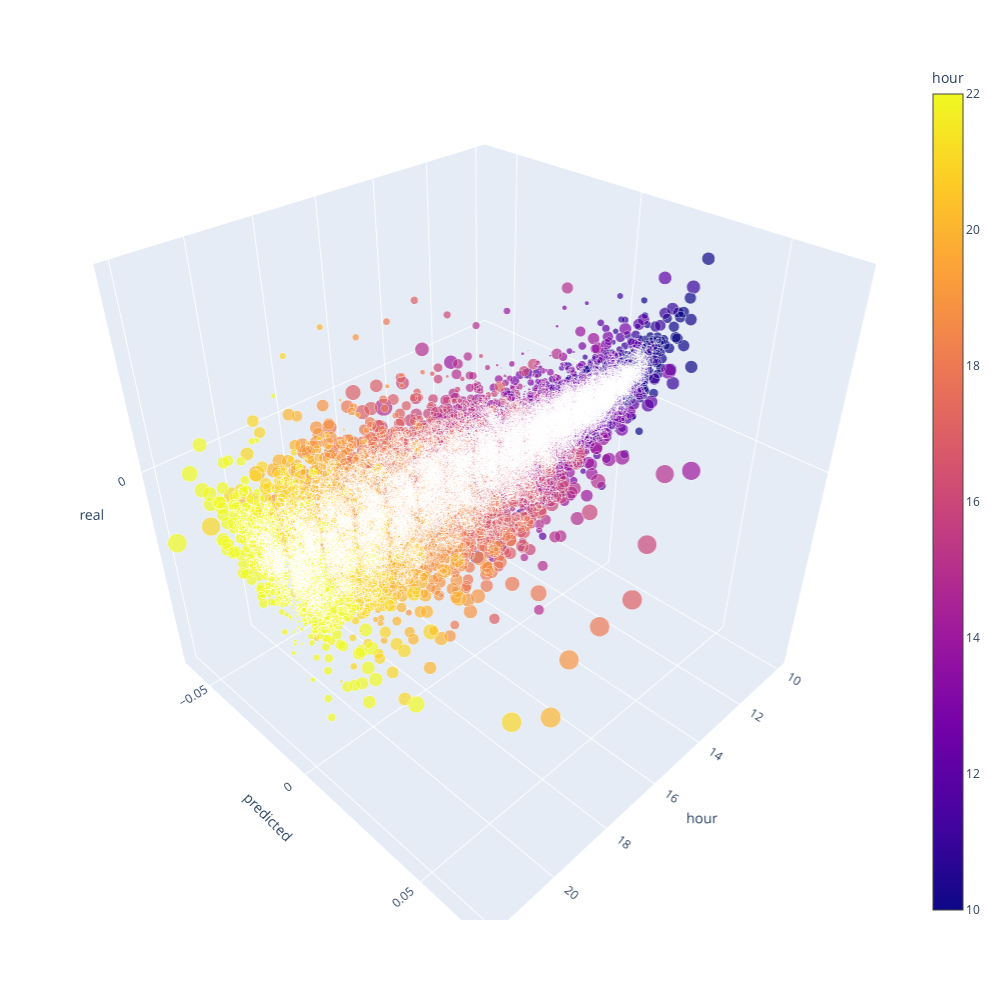

Notebook cell for this chart:
### Markdown cell above
## 3D joinplots for actual and forecasted returns

### Code cell
# calculate joinplot between real an predicted returns
def hourly_signals_statistics3D(symbol, lag,  hour, hour2, rfilter):
    rates = pd.DataFrame(MT5CopyRatesRange(symbol, MT5_TIMEFRAME_H1, datetime(2015, 1, 1), datetime(2020, 1, 1)), 
                         columns=['time', 'open', 'low', 'high', 'close', 'tick_volume', 'spread', 'real_volume'])
    rates = rates.drop(['open', 'low', 'high', 'tick_volume', 'spread', 'real_volume'], axis=1).set_index('time')
    rates = pd.DataFrame(rates['close'].diff(lag)).dropna()
    
    out = pd.DataFrame();
    for i in range(hour, hour2):
        H = None; H2 = None; HF = None; HL = None; HF2 = None; HL2 = None; predicted = None; real = None;
        H = rates.drop(rates.index[~rates.index.hour.isin([hour])]).reset_index(drop=True)
        H2 = rates.drop(rates.index[~rates.index.hour.isin([i+1])]).reset_index(drop=True)
        HF = H[1:].reset_index(drop=True); HL = H2[1:].reset_index(drop=True);     # current hours
        HF2 = H[:-1].reset_index(drop=True); HL2 = H2[:-1].reset_index(drop=True)  # last day hours
    
        predicted = HF-(HF2-HL2) # Close[-1] = (Close[0]-Close[1]) - ((Close[lag]-Close[lag+1]) - (Close[lag+1]-Close[lag+2])) or ret[-1] = ret[0] - (ret[lag] - ret[lag+1])
        real = HL 
    
        out3D = pd.DataFrame()
        out3D['real'] = real['close']
        out3D['predicted'] = predicted['close']
        out3D['predictedABS'] = predicted['close'].abs()
        out3D['hour'] = i
        out3D = out3D.loc[((out3D['predicted'] >= rfilter) | (out3D['predicted'] <=- rfilter))]
        
        out = out.append(out3D)
        
    import plotly.express as px
    fig = px.scatter_3d(out, x='hour', y='predicted', z='real', size='predictedABS', color='hour', height=1000, width=1000)
    fig.show()

hourly_signals_statistics3D('EURUSD', lag=24, hour=10, hour2=23, rfilter=0.000)

### Figure 1 — Plotly figure (JSON) as saved in the notebook; plotly's stock layout.template omitted (floating-point values rounded to 4 significant figures; data arrays with more than 128 entries replaced by an {"elided": "..."} marker saying what was removed)
{"data": [{"hoverlabel": {"namelength": 0}, "hovertemplate": "hour=%{marker.color}<br>predicted=%{y}<br>real=%{z}<br>predictedABS=%{marker.size}", "legendgroup": "", "marker": {"color": {"elided": "16780 int values"}, "coloraxis": "coloraxis", "size": {"elided": "16780 float values"}, "sizemode": "area", "sizeref": 0.0001745, "symbol": "circle"}, "mode": "markers", "name": "", "scene": "scene", "showlegend": false, "type": "scatter3d", "x": {"elided": "16780 int values"}, "y": {"elided": "16780 float values"}, "z": {"elided": "16780 float values"}}], "layout": {"coloraxis": {"colorbar": {"title": {"text": "hour"}}, "colorscale": [[0, "#0d0887"], [0.1111, "#46039f"], [0.2222, "#7201a8"], [0.3333, "#9c179e"], [0.4444, "#bd3786"], [0.5556, "#d8576b"], [0.6667, "#ed7953"], [0.7778, "#fb9f3a"], [0.8889, "#fdca26"], [1, "#f0f921"]]}, "height": 1000, "legend": {"itemsizing": "constant", "tracegroupgap": 0}, "margin": {"t": 60}, "scene": {"domain": {"x": [0, 0.98], "y": [0, 1]}, "xaxis": {"title": {"text": "hour"}}, "yaxis": {"title": {"text": "predicted"}}, "zaxis": {"title": {"text": "real"}}}, "width": 1000}}
